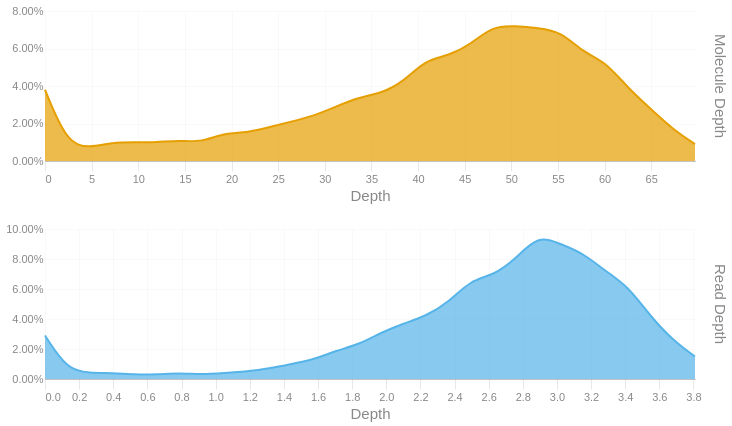

This figure's notebook cell:
### Code cell
readdep = depth_hist(tb['Read Depth'], q99, 3)
readdep = readdep.with_columns(pl.lit('Read Depth').alias('Metric'))
if not SKIPLR:
    moldep = depth_hist(tb['Molecule Depth'], mol_q99, 1)
    moldep = moldep.with_columns(pl.lit('Molecule Depth').alias('Metric'))
    _hist = pl.concat([readdep, moldep])
    _hist = _hist.filter(pl.col('Proportion') != 0)
    with SafeRender(_hist):
        (
            alt.Chart(_hist)        
            .mark_area(interpolate = "basis")
            .encode(
                x=alt.X('Bin:Q').scale(domainMin=0).axis(alt.Axis(title='Depth')),
                y = alt.Y('Proportion:Q', title = None).axis(format = '.2%'),
                color = alt.Color('Metric:N').legend(None),
                row = alt.Row("Metric:N").header(title = None, labelOrient = 'right'),
                tooltip = [
                    alt.Tooltip("Metric:N", title = "Metric"),
                    alt.Tooltip('Interval:N', title = "Depth Interval"),
                    alt.Tooltip('Proportion:Q', title = "% Alignments").format('.2%')
                ]
            )
            .resolve_scale(x='independent', y='independent')
            .properties(
                height = 150, width = 650,
                usermeta={'embedOptions': {'downloadFileName': f'{samplename}.depth.hist'}}
            )
        ).display()
else:
    readdep = readdep.filter(pl.col('Proportion') != 0)
    with SafeRender(readdep):
        (
            alt.Chart(readdep)        
            .mark_area(interpolate = "basis")
            .encode(
                x=alt.X('Bin:Q').scale(domainMin=0).axis(alt.Axis(title='Depth')),
                y = alt.Y('Proportion:Q', title = None).axis(format = '.2%'),
                tooltip = [
                    alt.Tooltip('Interval:N', title = "Depth Interval"),
                    alt.Tooltip('Proportion:Q', title = "% Alignments").format('.2%')
                ]
            )
            .properties(
                usermeta={'embedOptions': {'downloadFileName': f'{samplename}.depth.hist'}}
            )
        ).display()

### Figure 1 — Vega-Lite specification as saved in the notebook (floating-point values rounded to 4 significant figures)
{"width": 650, "height": 150, "config": {"title": {"anchor": "start", "dy": -15, "fontSize": 18, "color": "#888888", "subtitleColor": "#888888", "subtitleFontSize": 14}, "arc": {"fill": "#0072B2"}, "axis": {"domainColor": "#888888", "domainWidth": 0.5, "gridWidth": 0.2, "grid": false, "titleFontWeight": 400, "titleFontSize": 15, "labelFontSize": 11, "labelColor": "#888888", "tickColor": "#888888", "tickWidth": 0.2, "titleColor": "#888888"}, "axisBand": {"grid": false}, "axisX": {"grid": true, "tickSize": 10, "domainCap": "round"}, "axisY": {"domain": false, "grid": true, "tickSize": 0, "domainCap": "round"}, "background": "transparent", "header": {"labelFontSize": 15, "labelColor": "#888888", "titleFontSize": 15, "titleFontWeight": 600, "titleColor": "#888888"}, "legend": {"labelFont": "sans-serif", "labelFontSize": 12, "labelColor": "#888888", "symbolSize": 100, "symbolType": "circle", "titleFontSize": 12, "titlePadding": 10, "titleColor": "#888888", "title": null}, "range": {"category": ["#E69F00", "#56B4E9", "#009E73", "#F0E442", "#0072B2", "#D55E00", "#CC79A7", "#000000"], "diverging": ["#cfe8f3", "#a2d4ec", "#73bfe2", "#46abdb", "#1696d2", "#12719e"]}, "area": {"fill": "#0072B2", "fillOpacity": 0.7, "line": true, "strokeOpacity": 0.7}, "line": {"color": "#0072B2", "stroke": "#0072B2", "strokeWidth": 2}, "trail": {"color": "#0072B2", "stroke": "#0072B2", "strokeWidth": 0, "size": 1}, "point": {"filled": true, "fillOpacity": 1.0, "size": 95}, "text": {"color": "#888888", "fontSize": 11, "align": "right", "fontWeight": 400, "size": 11}, "bar": {"fill": "#0072B2", "stroke": null}, "view": {"stroke": null, "continuousWidth": 660, "continuousHeight": 400}}, "data": {"name": "data-8b008a402a99ff35111d0290bf0db2b4"}, "mark": {"type": "area", "interpolate": "basis"}, "encoding": {"color": {"field": "Metric", "legend": null, "type": "nominal"}, "row": {"field": "Metric", "header": {"title": null, "labelOrient": "right"}, "type": "nominal"}, "tooltip": [{"field": "Metric", "title": "Metric", "type": "nominal"}, {"field": "Interval", "title": "Depth Interval", "type": "nominal"}, {"field": "Proportion", "format": ".2%", "title": "% Alignments", "type": "quantitative"}], "x": {"axis": {"title": "Depth"}, "field": "Bin", "scale": {"domainMin": 0}, "type": "quantitative"}, "y": {"axis": {"format": ".2%"}, "field": "Proportion", "title": null, "type": "quantitative"}}, "resolve": {"scale": {"x": "independent", "y": "independent"}}, "usermeta": {"embedOptions": {"downloadFileName": "S5_Connecticut_996.depth.hist"}}, "$schema": "https://vega.github.io/schema/vega-lite/v6.1.0.json", "datasets": {"data-8b008a402a99ff35111d0290bf0db2b4": [{"Bin": 0.0, "Interval": "0.0-0.131", "Proportion": 0.029, "Metric": "Read Depth"}, {"Bin": 0.131, "Interval": "0.131-0.263", "Proportion": 0.006, "Metric": "Read Depth"}, {"Bin": 0.263, "Interval": "0.263-0.394", "Proportion": 0.004, "Metric": "Read Depth"}, {"Bin": 0.394, "Interval": "0.394-0.525", "Proportion": 0.004, "Metric": "Read Depth"}, {"Bin": 0.525, "Interval": "0.525-0.657", "Proportion": 0.003, "Metric": "Read Depth"}, {"Bin": 0.657, "Interval": "0.657-0.788", "Proportion": 0.003, "Metric": "Read Depth"}, {"Bin": 0.788, "Interval": "0.788-0.919", "Proportion": 0.004, "Metric": "Read Depth"}, {"Bin": 0.919, "Interval": "0.919-1.051", "Proportion": 0.003, "Metric": "Read Depth"}, {"Bin": 1.051, "Interval": "1.051-1.182", "Proportion": 0.004, "Metric": "Read Depth"}, {"Bin": 1.182, "Interval": "1.182-1.313", "Proportion": 0.005, "Metric": "Read Depth"}, {"Bin": 1.313, "Interval": "1.313-1.445", "Proportion": 0.007, "Metric": "Read Depth"}, {"Bin": 1.445, "Interval": "1.445-1.576", "Proportion": 0.01, "Metric": "Read Depth"}, {"Bin": 1.576, "Interval": "1.576-1.707", "Proportion": 0.013, "Metric": "Read Depth"}, {"Bin": 1.707, "Interval": "1.707-1.839", "Proportion": 0.019, "Metric": "Read Depth"}, {"Bin": 1.839, "Interval": "1.839-1.97", "Proportion": 0.023, "Metric": "Read Depth"}, {"Bin": 1.97, "Interval": "1.97-2.101", "Proportion": 0.031, "Metric": "Read Depth"}, {"Bin": 2.101, "Interval": "2.101-2.233", "Proportion": 0.037, "Metric": "Read Depth"}, {"Bin": 2.233, "Interval": "2.233-2.364", "Proportion": 0.042, "Metric": "Read Depth"}, {"Bin": 2.364, "Interval": "2.364-2.495", "Proportion": 0.051, "Metric": "Read Depth"}, {"Bin": 2.495, "Interval": "2.495-2.627", "Proportion": 0.066, "Metric": "Read Depth"}, {"Bin": 2.627, "Interval": "2.627-2.758", "Proportion": 0.069, "Metric": "Read Depth"}, {"Bin": 2.758, "Interval": "2.758-2.889", "Proportion": 0.08, "Metric": "Read Depth"}, {"Bin": 2.889, "Interval": "2.889-3.021", "Proportion": 0.096, "Metric": "Read Depth"}, {"Bin": 3.021, "Interval": "3.021-3.152", "Proportion": 0.09, "Metric": "Read Depth"}, {"Bin": 3.152, "Interval": "3.152-3.283", "Proportion": 0.084, "Metric": "Read Depth"}, {"Bin": 3.283, "Interval": "3.283-3.415", "Proportion": 0.072, "Metric": "Read Depth"}, {"Bin": 3.415, "Interval": "3.415-3.546", "Proportion": 0.062, "Metric": "Read Depth"}, {"Bin": 3.546, "Interval": "3.546-3.677", "Proportion": 0.042, "Metric": "Read Depth"}, {"Bin": 3.677, "Interval": "3.677-3.809", "Proportion": 0.026, "Metric": "Read Depth"}, {"Bin": 3.809, "Interval": "3.809-3.94", "Proportion": 0.015, "Metric": "Read Depth"}, {"Bin": 0.0, "Interval": "0.0-2.4", "Proportion": 0.038, "Metric": "Molecule Depth"}, {"Bin": 2.4, "Interval": "2.4-4.8", "Proportion": 0.009, "Metric": "Molecule Depth"}, {"Bin": 4.8, "Interval": "4.8-7.2", "Proportion": 0.007, "Metric": "Molecule Depth"}, {"Bin": 7.2, "Interval": "7.2-9.6", "Proportion": 0.01, "Metric": "Molecule Depth"}, {"Bin": 9.6, "Interval": "9.6-12.0", "Proportion": 0.01, "Metric": "Molecule Depth"}, {"Bin": 12.0, "Interval": "12.0-14.4", "Proportion": 0.01, "Metric": "Molecule Depth"}, {"Bin": 14.4, "Interval": "14.4-16.8", "Proportion": 0.011, "Metric": "Molecule Depth"}, {"Bin": 16.8, "Interval": "16.8-19.2", "Proportion": 0.01, "Metric": "Molecule Depth"}, {"Bin": 19.2, "Interval": "19.2-21.6", "Proportion": 0.015, "Metric": "Molecule Depth"}, {"Bin": 21.6, "Interval": "21.6-24.0", "Proportion": 0.015, "Metric": "Molecule Depth"}, {"Bin": 24.0, "Interval": "24.0-26.4", "Proportion": 0.018, "Metric": "Molecule Depth"}, {"Bin": 26.4, "Interval": "26.4-28.8", "Proportion": 0.021, "Metric": "Molecule Depth"}, {"Bin": 28.8, "Interval": "28.8-31.2", "Proportion": 0.024, "Metric": "Molecule Depth"}, {"Bin": 31.2, "Interval": "31.2-33.6", "Proportion": 0.029, "Metric": "Molecule Depth"}, {"Bin": 33.6, "Interval": "33.6-36.0", "Proportion": 0.034, "Metric": "Molecule Depth"}, {"Bin": 36.0, "Interval": "36.0-38.4", "Proportion": 0.036, "Metric": "Molecule Depth"}, {"Bin": 38.4, "Interval": "38.4-40.8", "Proportion": 0.042, "Metric": "Molecule Depth"}, {"Bin": 40.8, "Interval": "40.8-43.2", "Proportion": 0.054, "Metric": "Molecule Depth"}, {"Bin": 43.2, "Interval": "43.2-45.6", "Proportion": 0.056, "Metric": "Molecule Depth"}, {"Bin": 45.6, "Interval": "45.6-48.0", "Proportion": 0.062, "Metric": "Molecule Depth"}, {"Bin": 48.0, "Interval": "48.0-50.4", "Proportion": 0.072, "Metric": "Molecule Depth"}, {"Bin": 50.4, "Interval": "50.4-52.9", "Proportion": 0.072, "Metric": "Molecule Depth"}, {"Bin": 52.9, "Interval": "52.9-55.3", "Proportion": 0.071, "Metric": "Molecule Depth"}, {"Bin": 55.3, "Interval": "55.3-57.7", "Proportion": 0.069, "Metric": "Molecule Depth"}, {"Bin": 57.7, "Interval": "57.7-60.1", "Proportion": 0.058, "Metric": "Molecule Depth"}, {"Bin": 60.1, "Interval": "60.1-62.5", "Proportion": 0.053, "Metric": "Molecule Depth"}, {"Bin": 62.5, "Interval": "62.5-64.9", "Proportion": 0.039, "Metric": "Molecule Depth"}, {"Bin": 64.9, "Interval": "64.9-67.3", "Proportion": 0.028, "Metric": "Molecule Depth"}, {"Bin": 67.3, "Interval": "67.3-69.7", "Proportion": 0.017, "Metric": "Molecule Depth"}, {"Bin": 69.7, "Interval": "69.7-72.07", "Proportion": 0.009, "Metric": "Molecule Depth"}]}}
